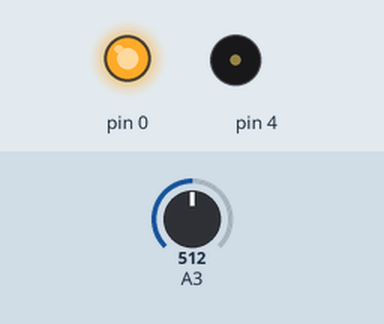
Recording of a sketch running on a simulated Arduino Uno, built with avr-gcc and run on an emulated ATmega328P. On the bench: output pins drawn as LEDs (lit = HIGH), buzzer (waves = sounding). The inputs (shaded band) are chosen by the test bench; at power-on: A3 = 512.

Above: at 1.2 s.
1.3 s: A3 set to 491
At 1.84 s:
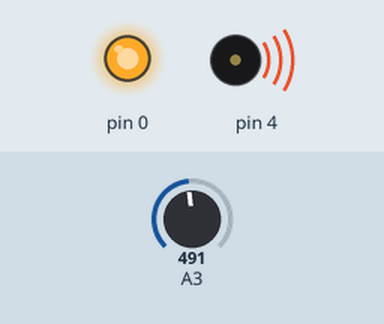
4.3 s: A3 set to 511
At 5.5 s:
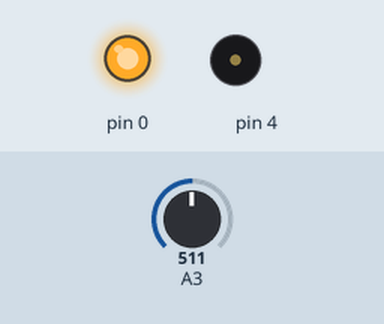
5.8 s: A3 set to 306
At 6.77 s:
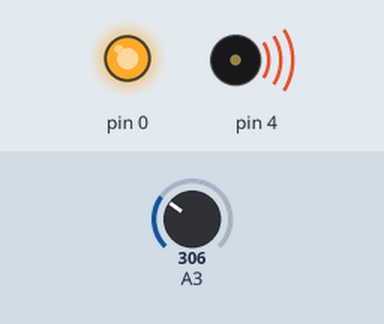
8.8 s: A3 set to 716
At 9.8 s:
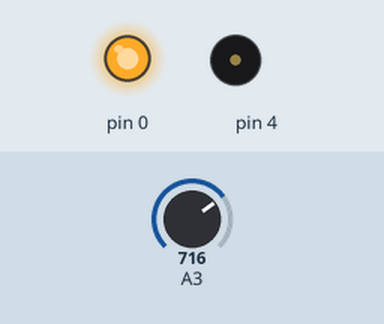
Timing chart, 0 to 11.3 s (numbered marks = the images above; inputs shaded):
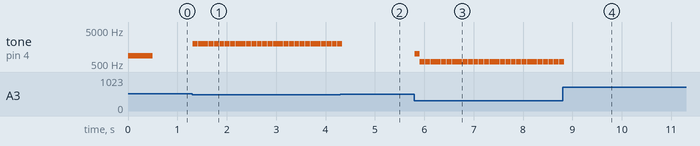

The sketch:

YACC.ino
```cpp
//  René Lefebvre 27 mars 2023
// programme testeur de continuité
// il faut installer le core suivant: http://drazzy.com/package_drazzy.com_index.json
//
// PINS    ATT85
//        ________U_______
//        | 1:RST  8: Vcc |
//        | 2:PB3  7: PB2 |
//        | 3:PB4  6: PB1 |
//        | 4:Gnd  5: PB0 |
//        -----------------

    // PB5----pin 1 0 pin 8----Vcc
// A3  PB3----pin 2   pin 7----PB2 A1
// A2  PB4----pin 3   pin 6----PB1
    // Gnd----pin 4   pin 5----PB0

/*
	           _________
             |   U   |
Reset (PB5)  | 1   8 |  VCC (+)
(A3)   PB3   | 2   7 |  PB2 (A1, SCK, SCL)
(A2)   PB4   | 3   6 |  PB1 (PWM, MISO)
(-)    GND   | 4   5 |  PB0 (PWM, AREF, MOSI, SDA)
             _________

Notes:
* An means "Analog Input n"
* PB means PORTB
* PB5 requires a "fuse" to be set in order to use it.


IN DEPTH:
Pin 1: PB5: PCINT5  ~RESET  ADC0
Pin 2: PB3: PCINT3  XTAL1   CLKI  ~OC1B   ADC3
Pin 3: PB4: PCINT4  XTAL2   CLKO   OC1B   ADC2
Pin 4: GND
Pin 5: PB0: MOSI DI SDA AIN0 OC0A ~OC1A AREF PCINT0
Pin 6: PB1: MISO DO AIN1 OC0B OC1A PCINT1
Pin 7: PB2: SCK USCK SCL ADC1 T0 INT0 PCINT2
Pin 8: VCC
*/

#define OUT_PIN PB4     // pin 3  Buzzer
#define OUT_ALIM PB0     // pin 5  vers la base du 2N2222 pour  l'auto-alimentation
#define TEST_PIN PB3    // pin 2	vers les fils de test
int note[] = {262,277,294,311,330,349,370,392,415,440,466,494,523,554,587,622,659,740,784,830,880,932,988,2000};
unsigned long previousMillis;
const long interval = 60000;  // intervale avant arrêt automatique (milliseconds)

//*******************  MAIN   *********************
void setup() {
  pinMode(OUT_PIN, OUTPUT);
  pinMode(OUT_ALIM, OUTPUT);
  digitalWrite(OUT_ALIM, HIGH) ;  // auto entretien de l'alim par saturation du 2N2907
  previousMillis = 0;
  tone(OUT_PIN, 880,500 );


 }

//*******************  LOOP   *********************
void loop() {
int i  = 0;
int ix = 0, octa = 1;
long frq;
unsigned long  currentMillis ;

    currentMillis = millis();
    i =  analogRead(TEST_PIN) ;delay(2);
    i += analogRead(TEST_PIN) ;delay(2);
    i += analogRead(TEST_PIN) ;delay(2);
    i += analogRead(TEST_PIN) ;delay(2);
    i = i/4;

    if (i < 501) // contact !
    {
    previousMillis = millis()-100;  // on ré-arme le timer
    frq = map(i,0,500,0,24);
    tone(OUT_PIN, note[frq],100 );
    delay(100);
    }
    if (currentMillis - previousMillis > interval)   // beep beep et on coupe l'alim !
     {
        tone(OUT_PIN, 247*octa,500 );
        delay(500);
        tone(OUT_PIN, 165*octa,500 );
        delay(500);
        tone(OUT_PIN, 185*octa,500 );
        delay(500);
        tone(OUT_PIN, 208*octa,900 );
        delay(2000);

        // tone(OUT_PIN, 208*octa,500 );
        // delay(500);
        // tone(OUT_PIN, 185*octa,500 );
        // delay(500);
        // tone(OUT_PIN, 165*octa,500 );
        // delay(500);
        // tone(OUT_PIN, 247*octa,900 );
        // delay(1000);

        digitalWrite(OUT_ALIM, LOW) ;  // coupure de l'alim par désaturation du 2N2907
      }

}

/*
  Les quarts sont sonnés sur quatre cloches pesant environ 1.000 kg, 1.300 kg, 1.700 kg et 4.000 kg,
  répondant aux notes la, sol, ta, do, tandis que celle des heures, d'environ 13.500 kg,
  répond au fa; ces cloches servent exclusivement il la sonnerie de l'horloge.
  Le déclenchement de la sonnerie des quarts a lieu un peu avant l'heure et les fonctions
  sont réglées de telle manière que le premier coup frappé sur la cloche des heures marque
  le moment exact de l'heure entière. Afin de réaliser cette exactitude, les marteaux sont,
  au repos, tenus soulevés, de sorte qu'il ne faut qu'environ une seconde pour leur chute sur la cloche.
   Cette sonnerie forme un carillon particulièrement harmonieux qui est reproduit par beaucoup d'horloges
    d'appartements, et qui parfois est transmis par les émissions radiophoniques de T.S.F. de Londres,
     ce qui permet aux personnes possédant un bon poste récepteur de prendre l'heure d'après cette sonnerie.

  Les notes sont les suivantes, un groupe de quatre notes répondant toujours à un quart:
  Au 1er quart: la, sol, fa, do ;
  Au 2e quart: fa, la, sol, do - fa, sol, la, fa
  Au 3e quart: la, fa, sol, do - do, sol, la, fa - la, sol, fa, do
  Au 4e quart: fa, la, sol, do - fa, sol, la, fa - la, fa, sol, do - do, sol, la, fa et suivent les heures sur la cloche fa.
*/
```

Measured:
- the behaviour switches between 501 and 500 on A3 (found by bisection; images 0 and 1)
- after the input at 1.3 s, tone on pin 4: alternates 2000 Hz for 0.10 s and silent for 0.01 s, starting at once
- after the input at 4.3 s, tone on pin 4: goes on until 4.3 s, then stays silent
- after the input at 5.8 s, tone on pin 4: silent → 988 Hz at once, then repeats every 0.11 s: silent 0.01 s, 587 Hz 0.10 s
- after the input at 8.8 s, tone on pin 4: goes on until 8.8 s, then stays silent
